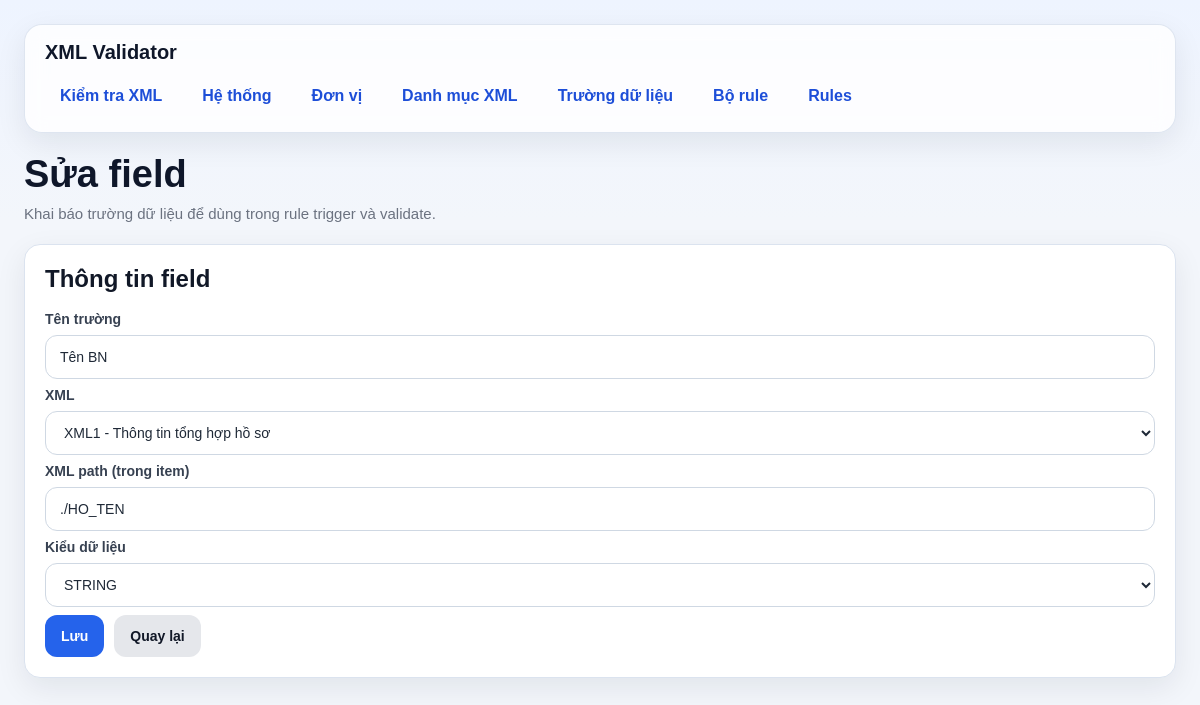
/fields/1/edit, run on an earlier commit of the app's database.
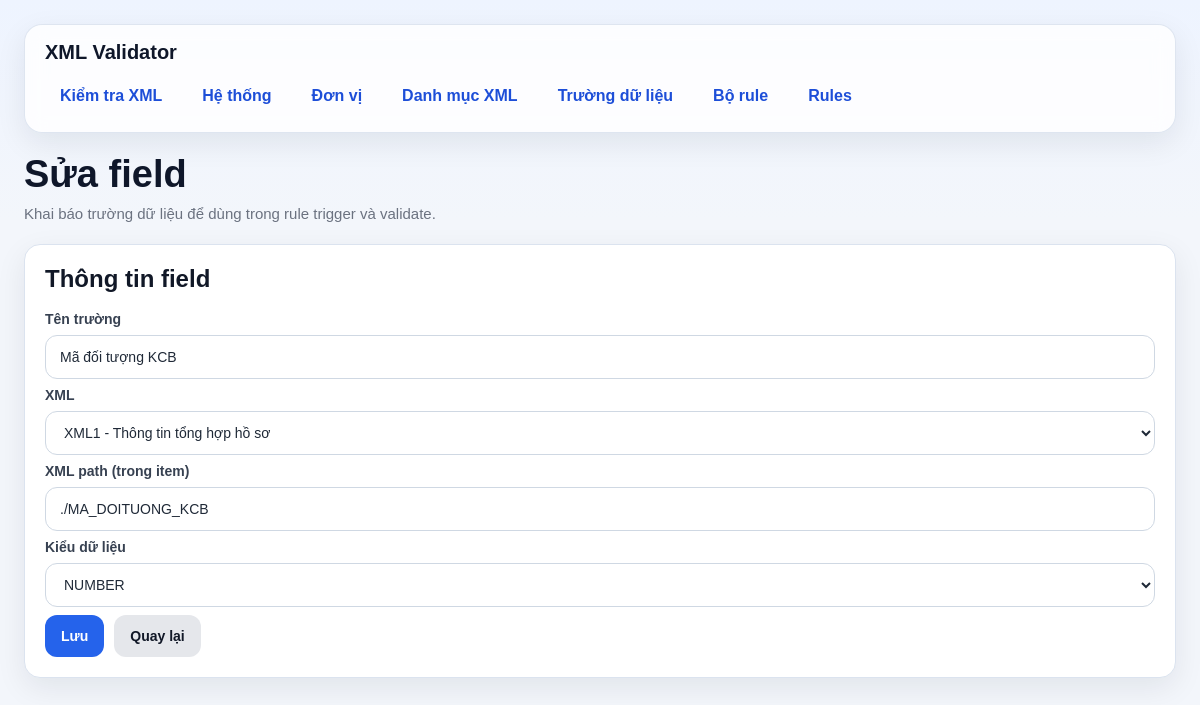
And on a later commit of the database.
### models/field_model.py (models this page shows, shortened)
class DanhMucTruongDuLieu(db.Model):
    __tablename__ = "danh_muc_truong_du_lieu"
    id = db.Column(db.Integer, primary_key=True)
    ten_truong = db.Column(db.String(255), nullable=False)
    xml_id = db.Column(db.Integer, db.ForeignKey("danh_muc_xml.id"), nullable=False)
    xml_path = db.Column(db.String(500), nullable=False)  # path bên trong từng phần tử của list
    data_type = db.Column(db.String(50), nullable=False, default="STRING")
    xml = db.relationship("DanhMucXml", backref="fields")

### models/xml_model.py (models this page shows, shortened)
class DanhMucXml(db.Model):
    __tablename__ = "danh_muc_xml"
    id = db.Column(db.Integer, primary_key=True)
    ma_xml = db.Column(db.String(50), nullable=False, unique=True)   # XML1, XML2, XML3
    ten_xml = db.Column(db.String(255), nullable=False)
    list_path = db.Column(db.String(500), nullable=False)            # path tính từ NOIDUNGFILE

### routes/field_routes.py (the view, shortened to what this page needs)
@field_bp.route("/<int:field_id>/edit", methods=["GET", "POST"])
def edit_field(field_id):
    item = DanhMucTruongDuLieu.query.get_or_404(field_id)
    xmls = DanhMucXml.query.order_by(DanhMucXml.id.asc()).all()
    return render_template("field_form.html", item=item, xmls=xmls)

### templates/field_form.html (shortened to what this page needs)
{% extends "base.html" %}
{% block content %}
<div class="page-header">
    <h1 class="page-title">{% if item %}Sửa field{% else %}Thêm field{% endif %}</h1>
    <div class="page-subtitle">Khai báo trường dữ liệu để dùng trong rule trigger và validate.</div>
</div>
<div class="card">
    <h2 class="card-title">Thông tin field</h2>
    <form method="POST">
        <label>Tên trường</label>
        <input type="text" name="ten_truong" required value="{{ item.ten_truong if item else '' }}" placeholder="Họ tên">
        <label>XML</label>
        <select name="xml_id" required>
            {% for x in xmls %}
                <option value="{{ x.id }}" {% if item and item.xml_id == x.id %}selected{% endif %}>
                    {{ x.ma_xml }} - {{ x.ten_xml }}
                </option>
            {% endfor %}
        </select>
        <label>XML path (trong item)</label>
        <input type="text" name="xml_path" required value="{{ item.xml_path if item else '' }}" placeholder="./HO_TEN">
        <label>Kiểu dữ liệu</label>
        <select name="data_type">
            <option value="STRING" {% if item and item.data_type == 'STRING' %}selected{% endif %}>STRING</option>
            <option value="NUMBER" {% if item and item.data_type == 'NUMBER' %}selected{% endif %}>NUMBER</option>
        </select>
        <div class="actions">
            <button type="submit" class="btn btn-primary">Lưu</button>
            <a href="/fields" class="btn btn-secondary">Quay lại</a>
        </div>
    </form>
</div>
{% endblock %}

What changed in the data, as far as the page shows it:
changed DanhMucTruongDuLieu "XML1 - Thông tin tổng hợp hồ sơ": ten_truong "Tên BN" → "Mã đối tượng KCB"; xml_path "./HO_TEN" → "./MA_DOITUONG_KCB"; data_type "STRING" → "NUMBER"
